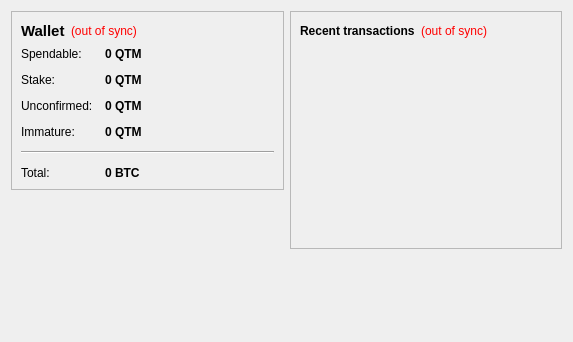
<?xml version="1.0" encoding="UTF-8"?>
<ui version="4.0">
 <class>OverviewPage</class>
 <widget class="QWidget" name="OverviewPage">
  <property name="geometry">
   <rect>
    <x>0</x>
    <y>0</y>
    <width>573</width>
    <height>342</height>
   </rect>
  </property>
  <property name="windowTitle">
   <string>Form</string>
  </property>
  <layout class="QHBoxLayout" name="horizontalLayout" stretch="1,1">
   <item>
    <layout class="QVBoxLayout" name="verticalLayout_2">
     <item>
      <widget class="QFrame" name="frame">
       <property name="frameShape">
        <enum>QFrame::StyledPanel</enum>
       </property>
       <property name="frameShadow">
        <enum>QFrame::Raised</enum>
       </property>
       <layout class="QVBoxLayout" name="verticalLayout_4">
        <item>
         <layout class="QHBoxLayout" name="horizontalLayout_4">
          <item>
           <widget class="QLabel" name="label_5">
            <property name="font">
             <font>
              <pointsize>11</pointsize>
              <weight>75</weight>
              <bold>true</bold>
             </font>
            </property>
            <property name="text">
             <string>Wallet</string>
            </property>
           </widget>
          </item>
          <item>
           <widget class="QLabel" name="labelWalletStatus">
            <property name="toolTip">
             <string>The displayed information may be out of date. Your wallet automatically synchronizes with the QuantumCoin network after a connection is established, but this process has not completed yet.</string>
            </property>
            <property name="styleSheet">
             <string notr="true">QLabel { color: red; }</string>
            </property>
            <property name="text">
             <string notr="true">(out of sync)</string>
            </property>
            <property name="alignment">
             <set>Qt::AlignLeading|Qt::AlignLeft|Qt::AlignVCenter</set>
            </property>
           </widget>
          </item>
          <item>
           <spacer name="horizontalSpacer_2">
            <property name="orientation">
             <enum>Qt::Horizontal</enum>
            </property>
            <property name="sizeHint" stdset="0">
             <size>
              <width>40</width>
              <height>20</height>
             </size>
            </property>
           </spacer>
          </item>
         </layout>
        </item>
        <item>
         <layout class="QFormLayout" name="formLayout_2">
          <property name="fieldGrowthPolicy">
           <enum>QFormLayout::AllNonFixedFieldsGrow</enum>
          </property>
          <property name="horizontalSpacing">
           <number>12</number>
          </property>
          <property name="verticalSpacing">
           <number>12</number>
          </property>
          <item row="0" column="0">
           <widget class="QLabel" name="label">
            <property name="text">
             <string>Spendable:</string>
            </property>
           </widget>
          </item>
          <item row="0" column="1">
           <widget class="QLabel" name="labelBalance">
            <property name="font">
             <font>
              <weight>75</weight>
              <bold>true</bold>
             </font>
            </property>
            <property name="cursor">
             <cursorShape>IBeamCursor</cursorShape>
            </property>
            <property name="toolTip">
             <string>Your current spendable balance</string>
            </property>
            <property name="text">
             <string notr="true">0 QTM</string>
            </property>
            <property name="textInteractionFlags">
             <set>Qt::LinksAccessibleByMouse|Qt::TextSelectableByKeyboard|Qt::TextSelectableByMouse</set>
            </property>
           </widget>
          </item>
          <item row="1" column="0">
           <widget class="QLabel" name="label_6">
            <property name="text">
             <string>Stake:</string>
            </property>
           </widget>
          </item>
          <item row="1" column="1">
           <widget class="QLabel" name="labelStake">
            <property name="font">
             <font>
              <weight>75</weight>
              <bold>true</bold>
             </font>
            </property>
            <property name="cursor">
             <cursorShape>IBeamCursor</cursorShape>
            </property>
            <property name="toolTip">
             <string>Total of coins that was staked, and do not yet count toward the current balance</string>
            </property>
            <property name="text">
             <string notr="true">0 QTM</string>
            </property>
            <property name="textInteractionFlags">
             <set>Qt::LinksAccessibleByMouse|Qt::TextSelectableByKeyboard|Qt::TextSelectableByMouse</set>
            </property>
           </widget>
          </item>
          <item row="2" column="0">
           <widget class="QLabel" name="label_3">
            <property name="text">
             <string>Unconfirmed:</string>
            </property>
           </widget>
          </item>
          <item row="2" column="1">
           <widget class="QLabel" name="labelUnconfirmed">
            <property name="font">
             <font>
              <weight>75</weight>
              <bold>true</bold>
             </font>
            </property>
            <property name="cursor">
             <cursorShape>IBeamCursor</cursorShape>
            </property>
            <property name="toolTip">
             <string>Total of transactions that have yet to be confirmed, and do not yet count toward the current balance</string>
            </property>
            <property name="text">
             <string notr="true">0 QTM</string>
            </property>
            <property name="textInteractionFlags">
             <set>Qt::LinksAccessibleByMouse|Qt::TextSelectableByKeyboard|Qt::TextSelectableByMouse</set>
            </property>
           </widget>
          </item>
          <item row="3" column="0">
           <widget class="QLabel" name="labelImmatureText">
            <property name="text">
             <string>Immature:</string>
            </property>
           </widget>
          </item>
          <item row="3" column="1">
           <widget class="QLabel" name="labelImmature">
            <property name="font">
             <font>
              <weight>75</weight>
              <bold>true</bold>
             </font>
            </property>
            <property name="toolTip">
             <string>Mined balance that has not yet matured</string>
            </property>
            <property name="text">
             <string notr="true">0 QTM</string>
            </property>
            <property name="textInteractionFlags">
             <set>Qt::LinksAccessibleByMouse|Qt::TextSelectableByKeyboard|Qt::TextSelectableByMouse</set>
            </property>
           </widget>
          </item>
          <item row="4" column="0" colspan="2">
           <widget class="Line" name="line">
            <property name="orientation">
             <enum>Qt::Horizontal</enum>
            </property>
           </widget>
          </item>
          <item row="5" column="0">
           <widget class="QLabel" name="labelTotalText">
            <property name="text">
             <string>Total:</string>
            </property>
           </widget>
          </item>
          <item row="5" column="1">
           <widget class="QLabel" name="labelTotal">
            <property name="font">
             <font>
              <weight>75</weight>
              <bold>true</bold>
             </font>
            </property>
            <property name="cursor">
             <cursorShape>IBeamCursor</cursorShape>
            </property>
            <property name="toolTip">
             <string>Your current total balance</string>
            </property>
            <property name="text">
             <string notr="true">0 BTC</string>
            </property>
            <property name="textInteractionFlags">
             <set>Qt::LinksAccessibleByMouse|Qt::TextSelectableByKeyboard|Qt::TextSelectableByMouse</set>
            </property>
           </widget>
          </item>
         </layout>
        </item>
       </layout>
      </widget>
     </item>
     <item>
      <spacer name="verticalSpacer_3">
       <property name="orientation">
        <enum>Qt::Vertical</enum>
       </property>
       <property name="sizeHint" stdset="0">
        <size>
         <width>20</width>
         <height>40</height>
        </size>
       </property>
      </spacer>
     </item>
     <item>
      <widget class="QLabel" name="label_2">
       <property name="text">
        <string/>
       </property>
       <property name="pixmap">
        <pixmap resource="../bitcoin.qrc">:/images/backg</pixmap>
       </property>
       <property name="scaledContents">
        <bool>false</bool>
       </property>
       <property name="alignment">
        <set>Qt::AlignCenter</set>
       </property>
      </widget>
     </item>
     <item>
      <spacer name="verticalSpacer">
       <property name="orientation">
        <enum>Qt::Vertical</enum>
       </property>
       <property name="sizeHint" stdset="0">
        <size>
         <width>20</width>
         <height>40</height>
        </size>
       </property>
      </spacer>
     </item>
    </layout>
   </item>
   <item>
    <layout class="QVBoxLayout" name="verticalLayout_3">
     <item>
      <widget class="QFrame" name="frame_2">
       <property name="frameShape">
        <enum>QFrame::StyledPanel</enum>
       </property>
       <property name="frameShadow">
        <enum>QFrame::Raised</enum>
       </property>
       <layout class="QVBoxLayout" name="verticalLayout">
        <item>
         <layout class="QHBoxLayout" name="horizontalLayout_2">
          <item>
           <widget class="QLabel" name="label_4">
            <property name="text">
             <string>&lt;b&gt;Recent transactions&lt;/b&gt;</string>
            </property>
           </widget>
          </item>
          <item>
           <widget class="QLabel" name="labelTransactionsStatus">
            <property name="toolTip">
             <string>The displayed information may be out of date. Your wallet automatically synchronizes with the QuantumCoin network after a connection is established, but this process has not completed yet.</string>
            </property>
            <property name="styleSheet">
             <string notr="true">QLabel { color: red; }</string>
            </property>
            <property name="text">
             <string notr="true">(out of sync)</string>
            </property>
            <property name="alignment">
             <set>Qt::AlignRight|Qt::AlignTrailing|Qt::AlignVCenter</set>
            </property>
           </widget>
          </item>
          <item>
           <spacer name="horizontalSpacer">
            <property name="orientation">
             <enum>Qt::Horizontal</enum>
            </property>
            <property name="sizeHint" stdset="0">
             <size>
              <width>40</width>
              <height>20</height>
             </size>
            </property>
           </spacer>
          </item>
         </layout>
        </item>
        <item>
         <widget class="QListView" name="listTransactions">
          <property name="styleSheet">
           <string notr="true">QListView { background: transparent; }</string>
          </property>
          <property name="frameShape">
           <enum>QFrame::NoFrame</enum>
          </property>
          <property name="verticalScrollBarPolicy">
           <enum>Qt::ScrollBarAlwaysOff</enum>
          </property>
          <property name="horizontalScrollBarPolicy">
           <enum>Qt::ScrollBarAlwaysOff</enum>
          </property>
          <property name="selectionMode">
           <enum>QAbstractItemView::NoSelection</enum>
          </property>
         </widget>
        </item>
       </layout>
      </widget>
     </item>
     <item>
      <spacer name="verticalSpacer_2">
       <property name="orientation">
        <enum>Qt::Vertical</enum>
       </property>
       <property name="sizeHint" stdset="0">
        <size>
         <width>20</width>
         <height>40</height>
        </size>
       </property>
      </spacer>
     </item>
    </layout>
   </item>
  </layout>
 </widget>
 <resources>
  <include location="../bitcoin.qrc"/>
 </resources>
 <connections/>
</ui>
